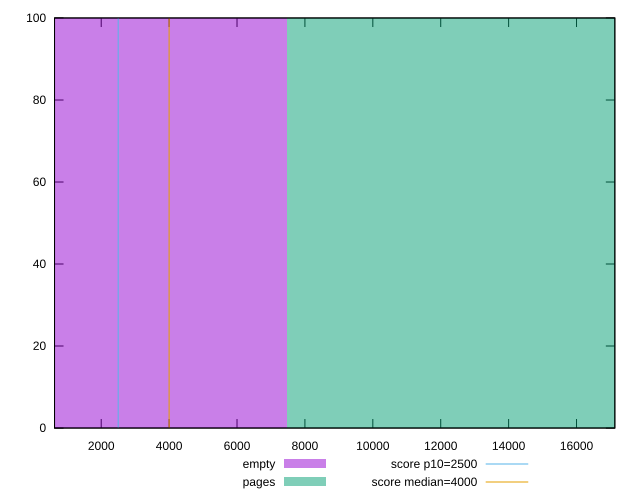

Generate this figure with gnuplot:
reset

$empty <<EOF
0 100
EOF

$pages <<EOF
14939.178226229249 100
EOF

set key outside below
set boxwidth 14939.178226229249
set xrange [625.16225:17128.032]
set yrange [0:100]
set style fill transparent solid 0.5 noborder

set parametric
set terminal svg size 640, 500 enhanced background rgb 'white'
set output "report_00007_2020-12-11T15:55:29.892Z/largest-contentful-paint/comparison/histogram/0_vs_1.svg"

plot $empty title "empty" with boxes, \
     $pages title "pages" with boxes, \
     2500,t title "score p10=2500", \
     4000,t title "score median=4000"

reset
